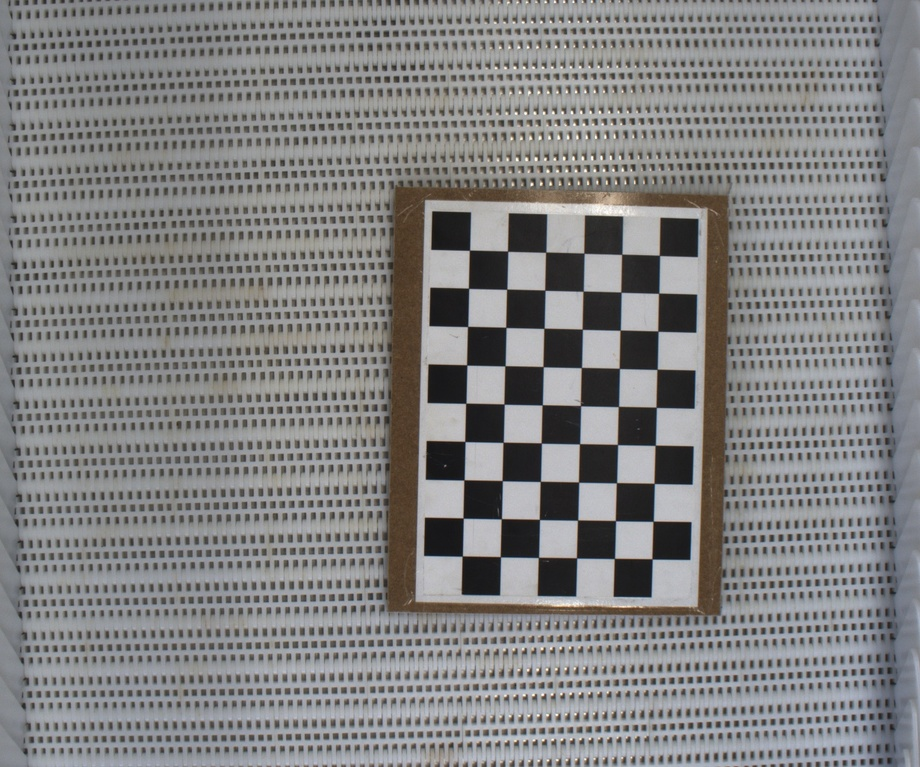
#> input picture Lecture 2/Images/exe_b/00001.jpeg, 920 x 767 px, shrunk from 1232 x 1028 before the run; its folder holds only this picture in this run
$ jupyter execute --allow-errors exe_b.ipynb
#> lines starting #> are read from the running program, lines starting #| are printed output that depends on the picture; after the words box and inside, x2 and y2 are one past the last pixel; in counts of white or black regions, pixels touching at a corner belong together; long printed decimals are rounded
Exercise B

B.1) Calibrate the camera using the built-in functions in OpenCV. Note: the checkerboard used in the images is of size 6x9 with each black/white square having a size of 20 mm.

B.2) Unfortunately not all the lines in the images are straight. Especially towards the edges of the images. Rectify this by undistorting (cv2.undistort) one of the images. Save the undistorted image. Is there a difference between the original and undistorted image?

[cell 1]
# Importing libraries & packages
import numpy as np
import cv2 as cv
import matplotlib.pyplot as plt
import time
import glob

# Images path
data_A = "../Images/exe_a/"
data_B = "../Images/exe_b/"
data_C = "../Images/exe_c/"
output = "output/"

B.1) Calibrate the camera using the built-in functions in OpenCV. Note: the checkerboard used in the images is of size 6x9 with each black/white square having a size of 20 mm.

[cell 2]
# termination criteria
criteria = (cv.TERM_CRITERIA_EPS + cv.TERM_CRITERIA_MAX_ITER, 30, 0.001)

# prepare object points, like (0,0,0), (1,0,0), (2,0,0) ....,(6,5,0)
objp = np.zeros((9*6,3), np.float32)
objp[:,:2] = np.mgrid[0:9,0:6].T.reshape(-1,2)

# Arrays to store object points and image points from all the images.
objpoints = [] # 3d point in real world space
imgpoints = [] # 2d points in image plane.

images = glob.glob(data_B+'*.jpeg')
for fname in images:
    img = cv.imread(fname)
#> img is the input picture: shape (767, 920, 3); mean B, G, R 129.5, 129.3, 129.5
    gray = cv.cvtColor(img, cv.COLOR_BGR2GRAY)
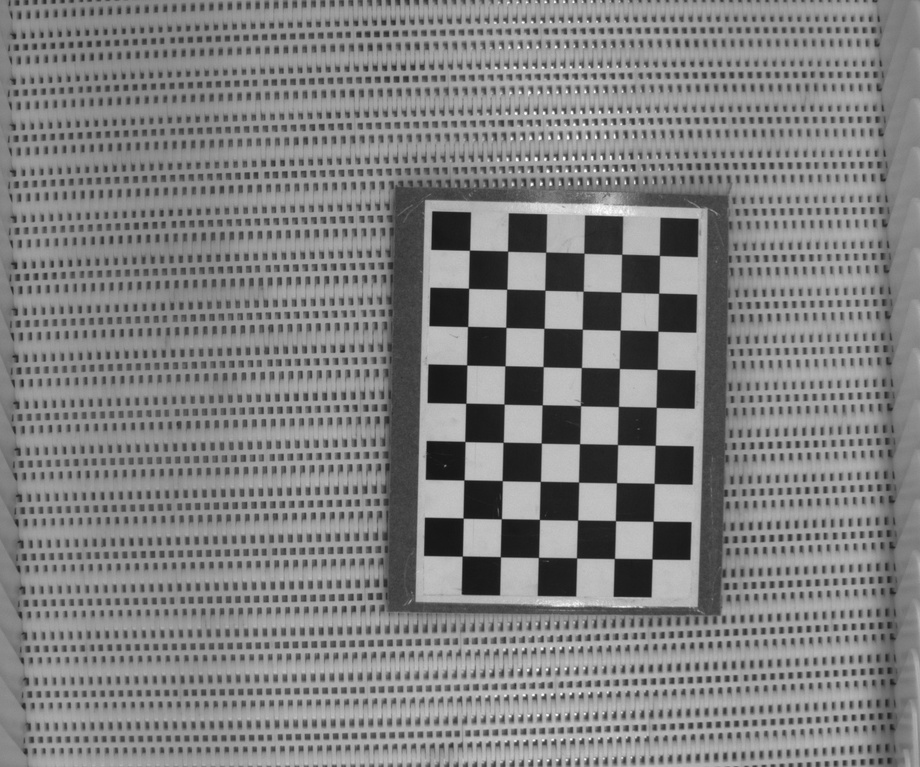
#> gray: shape (767, 920); min 18, max 254, mean 129.4
    # Find the chess board corners
    ret, corners = cv.findChessboardCorners(gray, (9,6), None)
#> ret = True; corners = 54 rows, first 8: [659.4, 255.4], [658.6, 293.2], [657.9, 331.2], [657.1, 369.3], [656.2, 407.3], [655.2, 445.3], [654.2, 483.4], [653.1, 521.3]
    # If found, add object points, image points (after refining them)
    if ret == True:
        objpoints.append(objp)
        corners2 = cv.cornerSubPix(gray,corners, (11,11), (-1,-1), criteria)
#> corners2 = 54 rows, first 8: [659.4, 255.4], [658.7, 293.2], [657.9, 331.1], [657.1, 369.3], [656.2, 407.3], [655.2, 445.3], [654.2, 483.4], [653.1, 521.3]
        imgpoints.append(corners2)

    # Draw and display the corners
    cv.drawChessboardCorners(img, (9,6), corners2, ret)
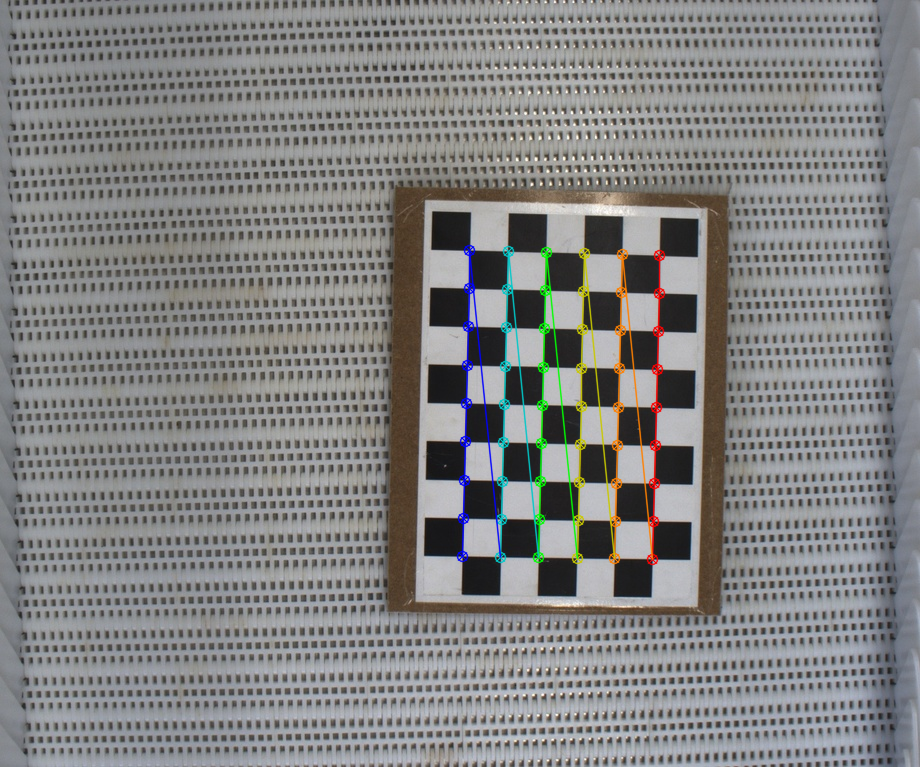
#> img: shape (767, 920, 3); 2% of pixels changed, all inside (x1, y1, x2, y2) = (456, 244, 666, 566)
    cv.imshow('img', img)
    cv.waitKey(0)
    cv.destroyAllWindows()

# Calibrating camera
ret, mtx, dist, rvecs, tvecs = cv.calibrateCamera(objpoints, imgpoints, gray.shape[::-1], None, None)
#> ret = 0.0762; mtx = [[3475.7, 0, 473], [0, 3454.5, 286.6], [0, 0, 1]]; dist = [[-1.38, -19.96, 0.0537, 0.0129, -0.892]]; rvecs = ([-0.0511, -0.0762, 1.59],); tvecs = ([4.89, -0.837, 90.88],)

print('Camera matrix', mtx)
#| Camera matrix [[3.47566821e+03 0.00000000e+00 4.73007869e+02]
#|  [0.00000000e+00 3.45446391e+03 2.86558794e+02]
#|  [0.00000000e+00 0.00000000e+00 1.00000000e+00]]
print('Distortion coeffs', dist)
#| Distortion coeffs [[-1.38254846e+00 -1.99600064e+01  5.36635513e-02  1.28960114e-02
#|   -8.91724507e-01]]
print('Rotation vectors', rvecs)
#| Rotation vectors (array([[-0.05114],
#|        [-0.07617],
#|        [ 1.594]]),)
print('Translation vectors', tvecs)
#| Translation vectors (array([[ 4.889],
#|        [-0.8372],
#|        [90.875]]),)

$ run again, on Lecture 2/Images/exe_b/00006.jpeg
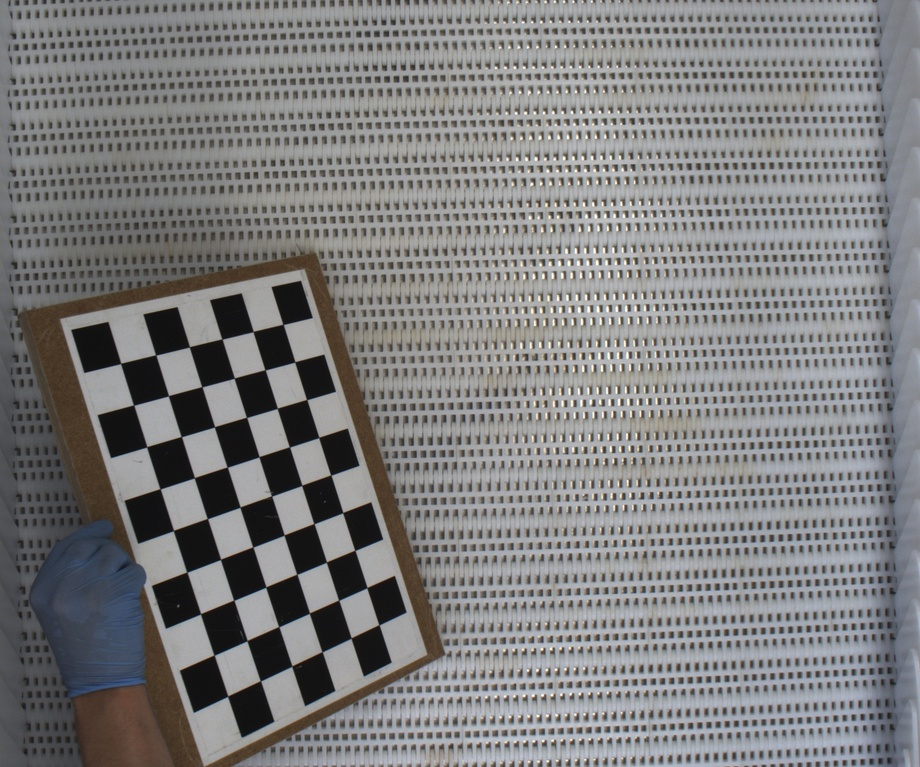
#> input picture Lecture 2/Images/exe_b/00006.jpeg, 920 x 767 px, shrunk from 1232 x 1028 before the run
#> img is the input picture: shape (767, 920, 3); mean B, G, R 126.2, 125.8, 126
#> `ret, corners = cv.findChessboardCorners(gray, (9,6), None)`: ret = True; corners = 54 rows, first 8: [283.1, 324.4], [294.8, 361.9], [306.7, 399.6], [318.8, 437.4], [330.8, 475.1], [342.7, 512.6], [354.9, 550.4], [367, 587.6]
#> corners2 = 54 rows, first 8: [283.1, 324.4], [294.8, 361.9], [306.7, 399.6], [318.7, 437.5], [330.8, 475.1], [342.7, 512.6], [354.8, 550.3], [366.9, 587.6]
#> `cv.drawChessboardCorners(img, (9,6), corners2, ret)`:
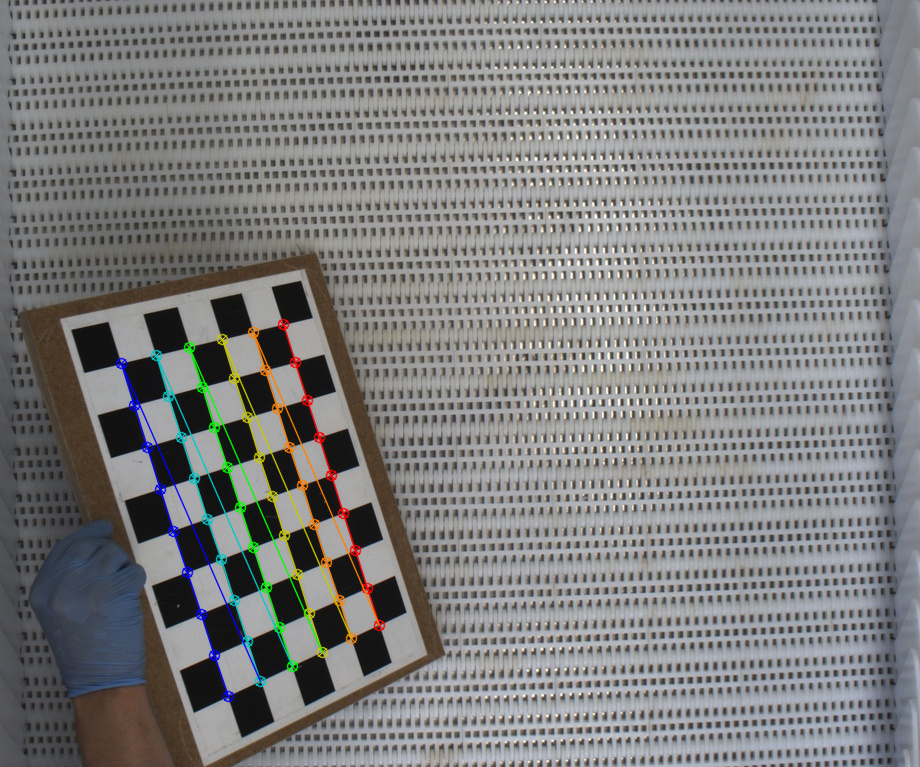
#> img: shape (767, 920, 3); 2.04% of pixels changed, all inside (x1, y1, x2, y2) = (115, 318, 386, 703)
#> `ret, mtx, dist, rvecs, tvecs = cv.calibrateCamera(objpoints, imgpoints..`: ret = 0.098; mtx = [[1397.8, 0, 458.3], [0, 1378.3, 375.9], [0, 0, 1]]; dist = [[-0.208, -0.863, 0.00611, -0.00657, 6.23]]; rvecs = ([-0.713, -0.524, 1.19],); tvecs = ([-4.38, -1.31, 34.86],)
#| Camera matrix [[1.39783783e+03 0.00000000e+00 4.58334482e+02]
#|  [0.00000000e+00 1.37834582e+03 3.75881870e+02]
#|  [0.00000000e+00 0.00000000e+00 1.00000000e+00]]
#| Distortion coeffs [[-2.07835028e-01 -8.63405016e-01  6.10692132e-03 -6.56904521e-03
#|    6.23355423e+00]]
#| Rotation vectors (array([[-0.7134],
#|        [-0.5238],
#|        [ 1.189]]),)
#| Translation vectors (array([[-4.380],
#|        [-1.309],
#|        [34.861]]),)

$ run again, on Lecture 2/Images/exe_b/00007.jpeg
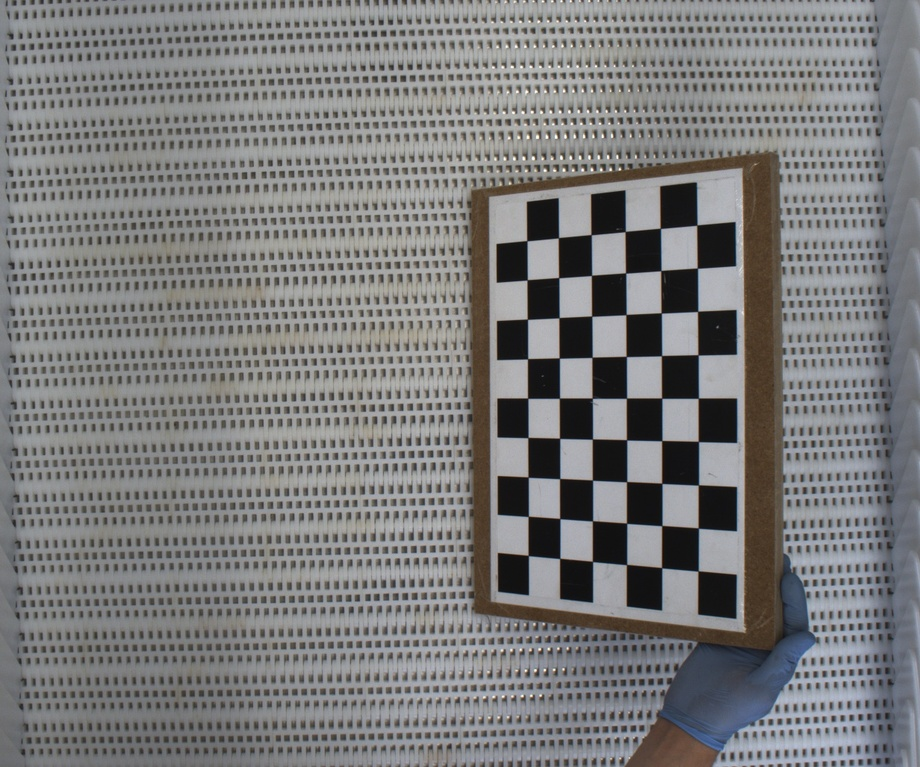
#> input picture Lecture 2/Images/exe_b/00007.jpeg, 920 x 767 px, shrunk from 1232 x 1028 before the run
#> img is the input picture: shape (767, 920, 3); mean B, G, R 122.8, 122.6, 122.7
#> `gray = cv.cvtColor(img, cv.COLOR_BGR2GRAY)`:
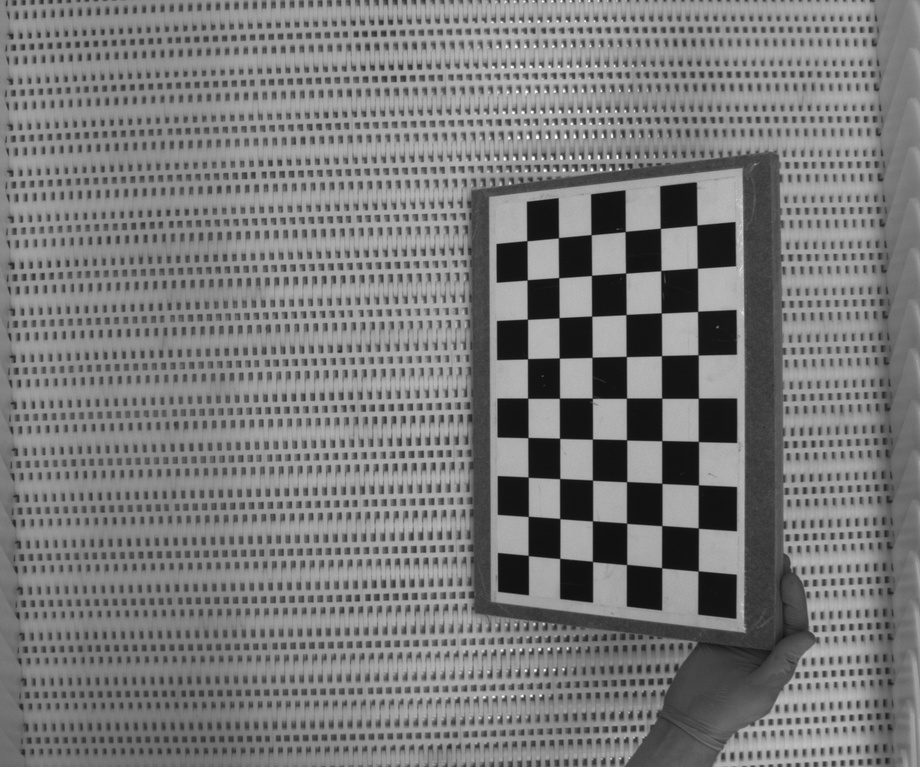
#> gray: shape (767, 920); min 14, max 255, mean 122.7
#> `ret, corners = cv.findChessboardCorners(gray, (9,6), None)`: ret = True; corners = 54 rows, first 8: [528.3, 555.5], [528.3, 516.4], [528.2, 477.2], [527.9, 437.6], [527.7, 398.2], [527.6, 358.8], [527.5, 319.3], [527.2, 279.8]
#> corners2 = 54 rows, first 8: [528.3, 555.5], [528.3, 516.4], [528.1, 477.1], [527.9, 437.5], [527.7, 398.2], [527.6, 358.7], [527.4, 319.2], [527.2, 279.8]
#> `cv.drawChessboardCorners(img, (9,6), corners2, ret)`:
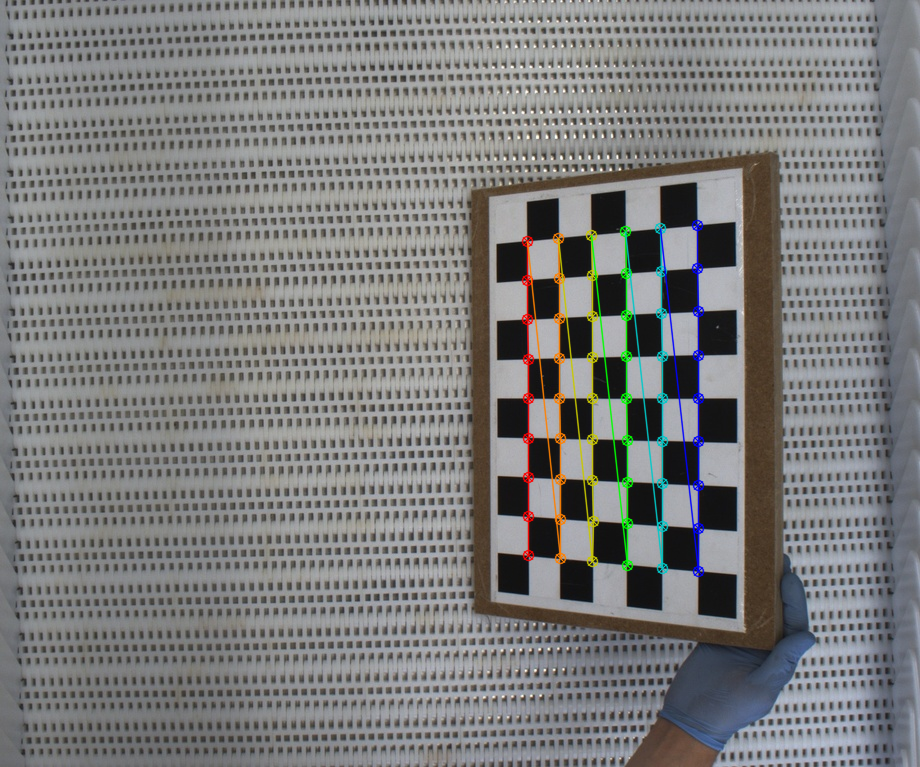
#> img: shape (767, 920, 3); 2.11% of pixels changed, all inside (x1, y1, x2, y2) = (521, 219, 705, 578)
#> `ret, mtx, dist, rvecs, tvecs = cv.calibrateCamera(objpoints, imgpoints..`: ret = 0.0906; mtx = [[353, 0, 459.1], [0, 455.7, 388.5], [0, 0, 1]]; dist = [[-0.0336, 0.0118, 0.000847, 0.00153, -0.00441]]; rvecs = ([-0.18, 0.186, -1.57],); tvecs = ([2.27, 4.25, 11.55],)
#| Camera matrix [[352.978    0.         459.149]
#|  [  0.         455.735 388.457]
#|  [  0.           0.           1.        ]]
#| Distortion coeffs [[-0.03357  0.01178  0.0008472  0.001533 -0.004412 ]]
#| Rotation vectors (array([[-0.1799],
#|        [ 0.1855],
#|        [-1.569  ]]),)
#| Translation vectors (array([[ 2.267],
#|        [ 4.246],
#|        [11.546]]),)

$ run again, on Lecture 2/Images/exe_b/00008.jpeg
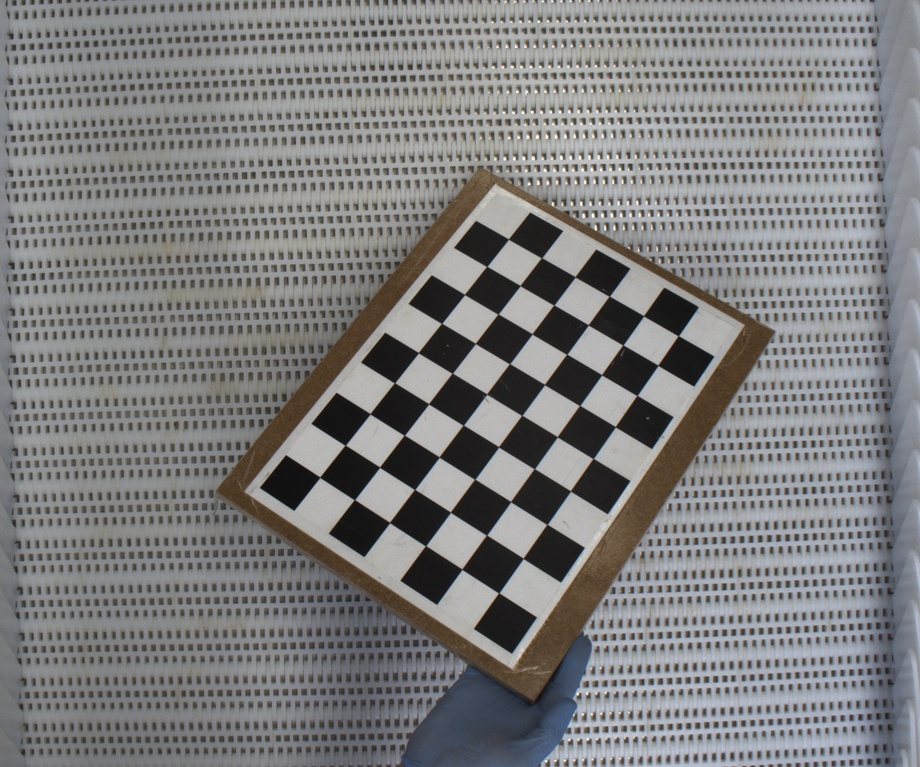
#> input picture Lecture 2/Images/exe_b/00008.jpeg, 920 x 767 px, shrunk from 1232 x 1028 before the run
#> img is the input picture: shape (767, 920, 3); mean B, G, R 125.9, 125.6, 125.8
#> `gray = cv.cvtColor(img, cv.COLOR_BGR2GRAY)`:
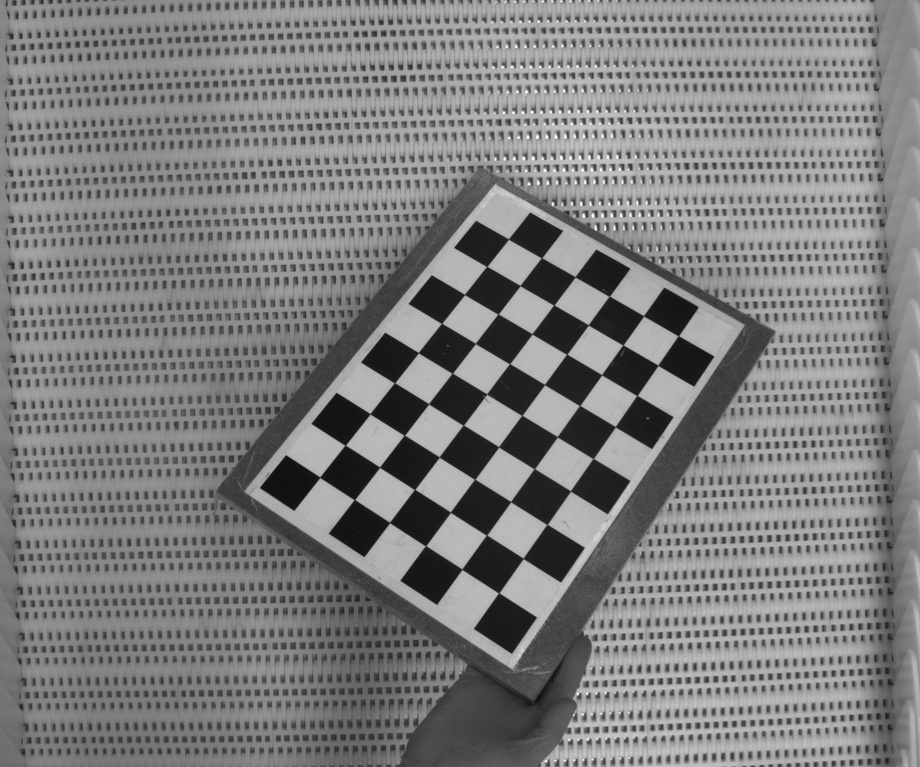
#> gray: shape (767, 920); min 12, max 255, mean 125.7
#> `ret, corners = cv.findChessboardCorners(gray, (9,6), None)`: ret = True; corners = 54 rows, first 8: [319.7, 477.3], [345.1, 445.3], [370, 413.7], [394.5, 382.8], [418.4, 352.6], [441.6, 323.4], [464.5, 294.5], [486.6, 266.5]
#> corners2 = 54 rows, first 8: [319.8, 477.2], [345.2, 445.2], [370, 413.7], [394.5, 382.8], [418.4, 352.6], [441.6, 323.4], [464.5, 294.5], [486.7, 266.4]
#> `cv.drawChessboardCorners(img, (9,6), corners2, ret)`:
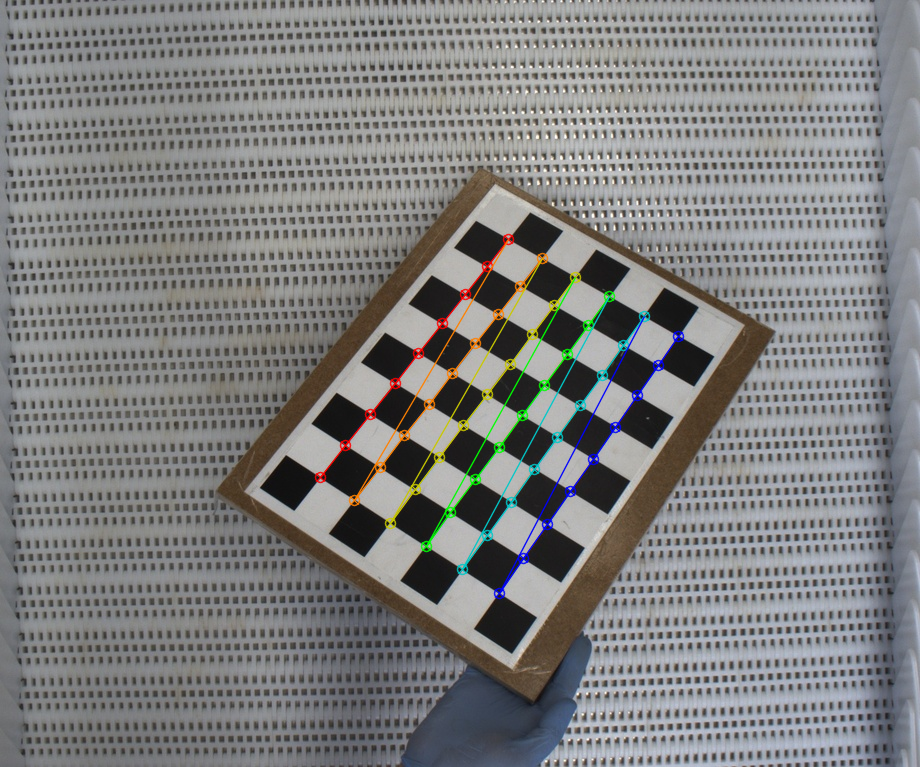
#> img: shape (767, 920, 3); 1.83% of pixels changed, all inside (x1, y1, x2, y2) = (314, 233, 685, 600)
#> `ret, mtx, dist, rvecs, tvecs = cv.calibrateCamera(objpoints, imgpoints..`: ret = 0.0951; mtx = [[1012.4, 0, 445.6], [0, 940.6, 346.4], [0, 0, 1]]; dist = [[-0.0702, -1.72, 0.00567, -0.000476, 15.16]]; rvecs = ([-0.32, -0.158, -0.96],); tvecs = ([-2.93, 3.28, 23.53],)
#| Camera matrix [[1.01244685e+03 0.00000000e+00 4.45568014e+02]
#|  [0.00000000e+00 9.40606144e+02 3.46444920e+02]
#|  [0.00000000e+00 0.00000000e+00 1.00000000e+00]]
#| Distortion coeffs [[-7.01655114e-02 -1.72279909e+00  5.67047421e-03 -4.76169424e-04
#|    1.51555343e+01]]
#| Rotation vectors (array([[-0.3201  ],
#|        [-0.1582],
#|        [-0.9602]]),)
#| Translation vectors (array([[-2.929],
#|        [ 3.275],
#|        [23.533]]),)
